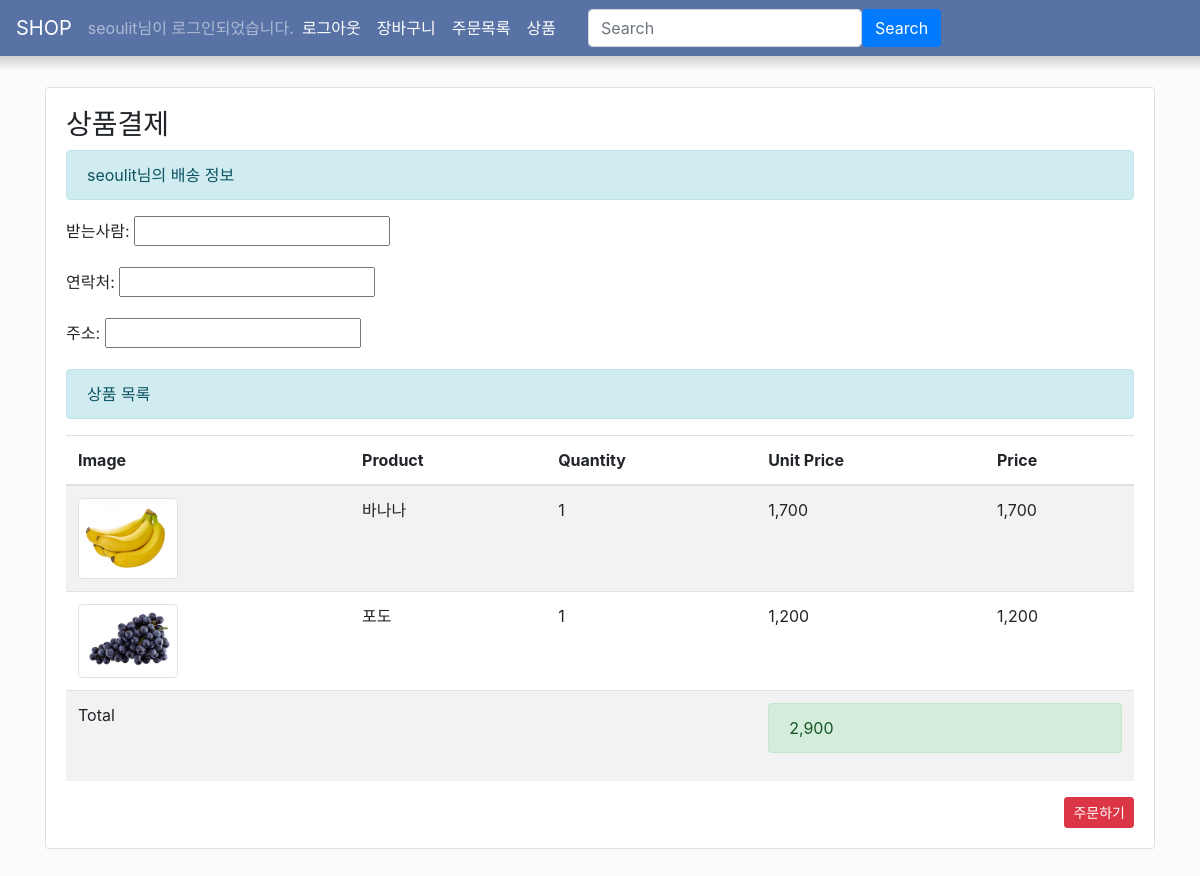
/order/ (signed in), run on the app's committed database.
### cart/models.py (models this page shows, shortened)
class Cart(models.Model):
    author = models.ForeignKey(User, on_delete=models.CASCADE)
    product = models.ForeignKey(Product, on_delete=models.CASCADE)
    price = models.IntegerField('가격')
    amount = models.IntegerField('수량')
    cartdate = models.DateTimeField(default=timezone.now)
    def get_sum(self):
        return self.price * self.amount

### product/models.py (models this page shows, shortened)
class Product(models.Model):
    pro_name = models.CharField('상품명',max_length=200)
    pro_status_choice = (
        ('f','Fruit'),
        ('p', 'Phone'),
        ('c', 'Computer'),
    )
    pro_status = models.CharField('카테고리', null=True, max_length=1, choices=pro_status_choice)
    pro_price = models.IntegerField('가격')
    pro_stock = models.IntegerField('재고수량',default=100)
    pro_img = models.ImageField('상품이미지', upload_to='products/%Y/%m/%d', blank=True)
    pro_desc = models.TextField('상품설명', blank=True)
    pro_hot = models.BooleanField('인기상품', default=False)
    pro_new = models.BooleanField('신규상품', default=False)
    pro_display = models.BooleanField('화면표시', default=True)
    pro_day = models.DateField('등록일', default=timezone.now)
    pro_like = models.IntegerField('좋아요', default=0)
    author = models.ForeignKey(User, on_delete=models.CASCADE)
    class Meta:
        verbose_name_plural = "상품관리"

### order/views.py (the view, shortened to what this page needs)
# urls.py: path('', OrderFormView.as_view(), name='orderview'),
class OrderFormView(FormView):
    form_class = OrderAddForm
    template_name = 'order/order.html'
    success_url = '/'
    def get_context_data(self, *args, **kwargs):
        cart_list = Cart.objects.filter(author=self.request.user)
        context = super(OrderFormView, self).get_context_data(**kwargs)
        context['cart_list'] = cart_list
        context['cart_total'] = sum(item.get_sum() for item in cart_list)
        return context

### order/forms.py
class OrderAddForm(forms.ModelForm):
    class Meta:
        model = Order
        fields = ['order_name', 'order_tel', 'order_addr']

### order/templates/order/order.html (shortened to what this page needs)
{% extends 'member/base.html' %}
{% load humanize %}
{% block content %}
<div class="container my-3">
    <div class="card">
        <div class="card-body">
            <h3>상품결제</h3>
<div class="alert alert-info" role="alert"> {{user.username}}님의 배송 정보</div>
<form action="" method="post" class="order-form">
{{form.as_p}}
<div class="alert alert-info" role="alert">상품 목록</div>
<table class="table table-striped">
        <thead>
            <tr>
                <th scope="col">Image</th>
                <th scope="col">Product</th>
                <th scope="col">Quantity</th>
                <th scope="col">Unit Price</th>
                <th scope="col">Price</th>
            </tr>
        </thead>
        <tbody>
            {% for item in cart_list %}
				{% with product=item.product %}
                <tr>
                    <th scope="row">
                        <a href="{{ product.get_absolute_url }}">
                            <img src="{{product.pro_img.url}}" class="img-thumbnail" width="100">
                        </a>
                    </th>
                    <td>{{product.pro_name}}</td>
                    <td>{{item.amount}}</td>
                    <td class="num">{{item.price|intcomma}}</td>
                    <td class="num">{{item.get_sum|intcomma}}</td>
                </tr>
				{% endwith %}
            {% endfor %}
		<tr class="total">
            <td>Total</td>
            <td colspan="2"></td>
            <td colspan="2" class="num"><div class="alert alert-success " role="alert">{{cart_total|intcomma}}</div></td>
        </tr>
        </tbody>
    </table>
<input type="submit" class="btn btn-danger btn-sm float-right" value="주문하기">
</form>
</div>
</div>
</div>
{% endblock %}

### member/templates/member/navbar.html (shortened to what this page needs)
<nav style="background-color:#5872A5;" class="navbar navbar-expand-lg navbar-dark">
    <a class="navbar-brand" href="{% url 'home' %}">SHOP</a>
    <div class="collapse navbar-collapse flex-grow-0" id="navbarNav">
        <ul class="navbar-nav">
            {% if user.is_authenticated %}
            <li class="nav-item">
                <span class="navbar-text"> {{user.username}}님이 로그인되었습니다.</span>
            </li>
            <li class="nav-item">
                <a class="nav-link active" aria-current="page" href="{% url 'account_logout' %}">로그아웃</a>
            </li>
            <li class="nav-item">
                <a class="nav-link active" aria-current="page" href="{% url 'cart:list' %}">장바구니</a>
            </li>
            <li class="nav-item">
                <a class="nav-link active" href="{% url 'order:list' %}">주문목록</a>
            </li>
            {% endif %}
            <li class="nav-item">
                <a class="nav-link active" href="{% url 'product:list' %}">상품</a>
            </li>
        </ul>
        <form class="d-flex mx-4" action="{% url 'product:list' %}"method="GET">
            <input class="form-control me-2" type="search" name="search" placeholder="Search" aria-label="Search">
            <button class="btn btn-primary" type="submit">Search</button>
        </form>
    </div>
</nav>

### data on the page
Cart: product.pro_img (picture), product.pro_name "바나나", amount "1", price "1,700", get_sum "1,700"
Cart: product.pro_img (picture), product.pro_name "포도", amount "1", price "1,200", get_sum "1,200"

### other printed values
{{ user.username }} "seoulit"
{{ cart_total|intcomma }} "2,900"
